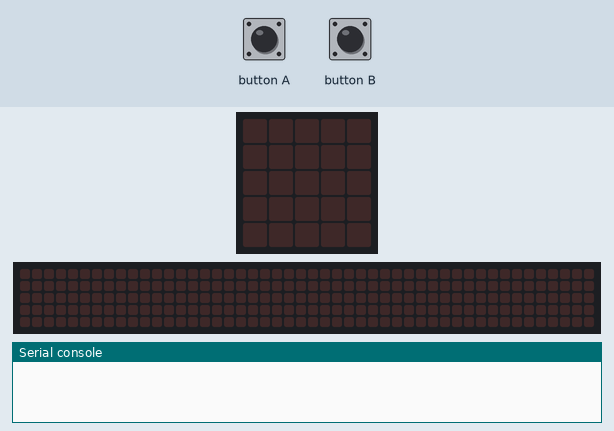
A program run on a simulated BBC micro:bit running MicroPython. Parts: the board's 5×5 LED display, a strip that is not on the board, showing the scrolling text unrolled, the last lines printed to the serial console. Inputs (shaded band) come from the test bench. No radio messages arrive unless stated (any console line starting 'radio sent:' is added by the test bench); the 48×5 strip is a reading aid, not a part: it shows the text the display is scrolling, unrolled, one strip-width of it at a time.

Above: at 1.2 s.
1.3 s: button A pressed for 0.15 s
At 1.37 s:
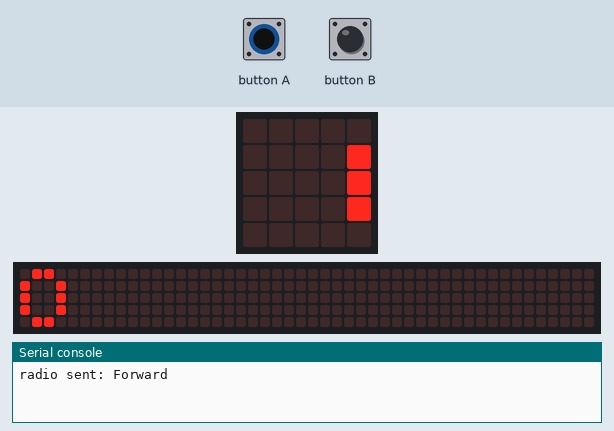
4.3 s: button B pressed for 0.15 s
At 4.37 s:
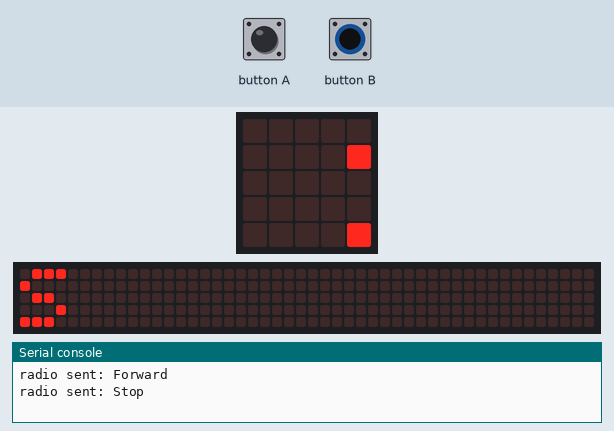
7.3 s: button A pressed for 1 s
At 7.52 s:
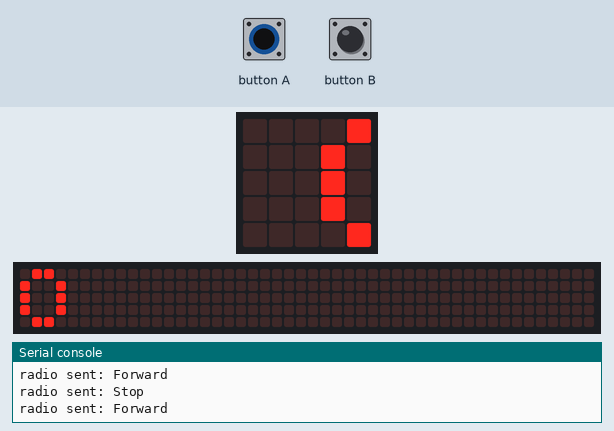
10.3 s: button B pressed for 1 s
At 10.52 s:
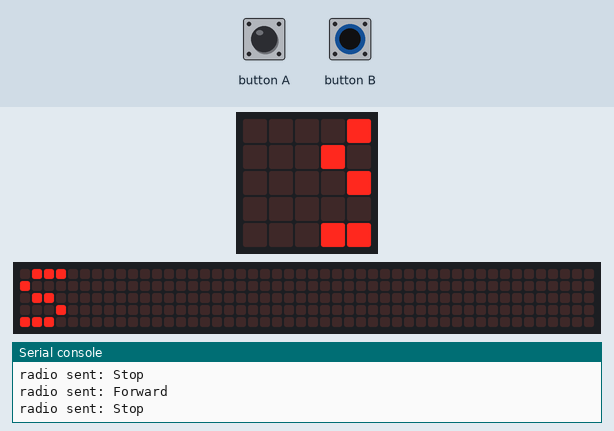
Timing chart, 0 to 13.3 s (numbered marks = the images above; inputs shaded):
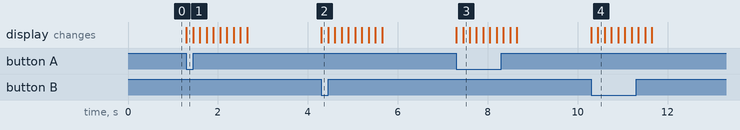

The program:

train_adjustable_REMOTEv2.py
```python
#remote
from microbit import *
import radio


radio.on()
speed = 0

while True:

    if button_a.was_pressed():
        radio.send('Forward')
        display.scroll(str(speed))
        if speed == 10:
            speed  = 0


    if button_b.was_pressed():
        radio.send('Stop')
        display.scroll('S')
```

Measured:
- after the input at 1.3 s, the display: changes at once (image 1)
- after the input at 4.3 s, the display: changes at once (image 2)
- after the input at 7.3 s, the display: first changes at once (image 3 shows a later state)
- after the input at 10.3 s, the display: first changes at once (image 4 shows a later state)
